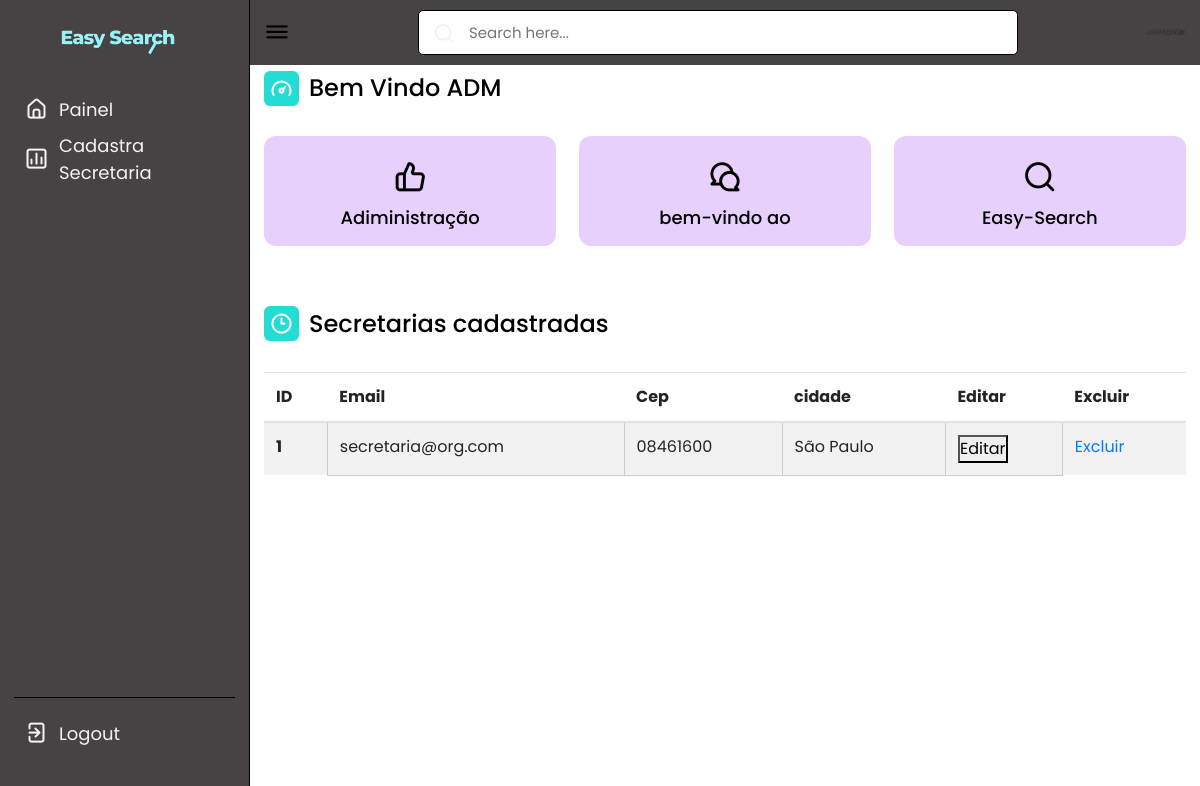
Page /adm/index.php (signed in) on the committed database.
### tables this page shows
CREATE TABLE `tbsecretaria` (
  `idSecretaria` int(11) NOT NULL,
  `senhaSecretaria` varchar(25) NOT NULL,
  `emailSecretaria` varchar(50) NOT NULL,
  `logradouroSecretaria` varchar(50) NOT NULL,
  `numLogSecretaria` varchar(25) NOT NULL,
  `cepSecretaria` char(8) NOT NULL,
  `bairroSecretaria` varchar(50) NOT NULL,
  `cidadeSecretaria` varchar(50) NOT NULL
);

### dao/SecretariaDao.php (called while the page is built, shortened)
<?php
    class SecretariaDao{
        public static function listarSecretaria(){
            $conexao = Conexao::conectar();
            $querySelect = "SELECT idSecretaria, senhaSecretaria, emailSecretaria, logradouroSecretaria, cepSecretaria, bairroSecretaria , cidadeSecretaria  FROM tbSecretaria";
            $resultado = $conexao->query($querySelect);
            $lista = $resultado->fetchAll();
            return $lista;
        }
    }
?>

### adm/index.php (the view, shortened to what this page needs)
<!DOCTYPE html>
<html lang="en">
<head>
    <link rel="stylesheet" href="./css/adm.css">
    <link rel="stylesheet" href="https://unicons.iconscout.com/release/v4.0.0/css/line.css">
    <link rel="stylesheet" href="https://maxcdn.bootstrapcdn.com/bootstrap/4.5.2/css/bootstrap.min.css">
</head>
<body>
    <nav>
        <div class="logo-name">
            <div class="logo-image">
                <img src="./Images/ease.png" alt="">
            </div>
        </div>
        <div class="menu-items">
            <ul class="nav-links">
                <li><a href="#">
                    <i class="uil uil-estate"></i>
                    <span class="link-name">Painel</span>
                </a></li>
                <li><a href="../cadastros/secretaria.php">
                    <i class="uil uil-chart"></i>
                    <span class="link-name">Cadastra Secretaria</span>
                </a></li>
            </ul>
            <ul class="logout-mode">
                <li><a href="../model/logout-adm.php">
                    <i class="uil uil-signout"></i>
                    <span class="link-name">Logout</span>
                </a></li>
            </ul>
        </div>
    </nav>
    <section class="dashboard">
        <div class="top">
            <i class="uil uil-bars sidebar-toggle"></i>
            <div class="search-box">
                <i class="uil uil-search"></i>
                <input type="text" placeholder="Search here...">
            </div>
            <img src="./Images/Logo da Empresa2.png" alt="">
        </div>
        <div class="dash-content">
            <div class="overview">
                <div class="title">
                    <i class="uil uil-tachometer-fast-alt"></i>
                    <span class="text">Bem Vindo ADM</span>
                </div>
                <div class="boxes">
                    <div class="box box3">
                    <i class="uil uil-thumbs-up"></i>
                        <span class="text">Adiministração</span>
                    </div>
                    <div class="box box3">
                    <i class="uil uil-comments"></i>
                        <span class="text">bem-vindo ao</span>
                    </div>
                    <div class="box box3">
                    <i class="uil uil-search"></i>
                        <span class="text">Easy-Search</span>
                    </div>
                </div>
            </div>
            <div class="activity">
                <div class="title">
                    <i class="uil uil-clock-three"></i>
                    <span class="text">Secretarias cadastradas</span>
                    <?php
                     require_once '../dao/SecretariaDao.php';
                    try {
                        $listasecretaria = SecretariaDao::listarSecretaria();
                    } catch(Exception $e) {
                        echo '<pre>';
                            print_r($e);
                        echo '</pre>';
                        echo $e->getMessage();
                    }
                ?>
                </div>
                <table class="table table-striped">
                    <thead>
                        <tr>
                            <th scope="col">ID</th>
                            <th scope="col">Email</th>
                            <th scope="col">Cep</th>
                            <th scope="col">cidade</th>
                            <th scope="col">Editar</th>
                            <th scope="col">Excluir</th>
                        </tr>
                    </thead>
                    <tbody>
                        <?php foreach($listasecretaria as $secretaria){ ?>
                        <tr>
                        <th scope="row"><?php echo $secretaria['idSecretaria']; ?></th>
                        <td  class="table-cell"><?php echo $secretaria['emailSecretaria']; ?></td>
                        <td  class="table-cell"><?php echo $secretaria['cepSecretaria']; ?></td>
                        <td  class="table-cell"><?php echo $secretaria['cidadeSecretaria']; ?></td>
                        <td class="table-cell">
                        <button class="edit-button" data-toggle="modal" data-target="#modalEditar" data-id="<?php echo $secretaria['idSecretaria']; ?>" data-email="<?php echo $secretaria['emailSecretaria']; ?>" data-cep="<?php echo $secretaria['cepSecretaria']; ?>" data-cidade="<?php echo $secretaria['cidadeSecretaria']; ?>">Editar</button>
                        </td>
                        <td class="excluir-buttom"><a href="#" onclick="confirmarExclusao()">Excluir</a></td>
                        </tr>
                        <?php } ?>
                    </tbody>
                </table>
            </div>
        </div>
    </section>
</body>
</html>

### adm/css/adm.css (style rules this page uses)
* { margin: 0; padding: 0; box-sizing: border-box; font-family: 'Poppins', sans-serif; }
:root { --primary-color: #23ddd4; --panel-color: #FFF; --text-color: #000; --black-light-color: #f3f3f3; --border-color: #000000; --toggle-color: #DDD; --box1-color: #4DA3FF; --box2-color: #FFE6AC; --box3-color: #E7D1FC; --title-icon-color: #fff; --tran-05: all 0.5s ease; --tran-03: all 0.3s ease; --tran-03: all 0.2s ease; }
body { min-height: 100vh; background-color: var(--primary-color); }
.table-cell { padding: 10px; border: 1px solid #ccc; }
nav { position: fixed; top: 0; left: 0; height: 100%; width: 250px; padding: 10px 14px; background-color: #474244; border-right: 1px solid var(--border-color); transition: var(--tran-05); }
nav .logo-name { display: flex; align-items: center; }
nav .logo-image { display: flex; justify-content: center; min-width: 45px; margin-bottom: -30%; margin-top: -20%; }
nav .logo-image img { width: 70%; height: 100%; object-fit: cover; }
nav .menu-items { margin-top: 40px; height: calc(100% - 90px); display: flex; flex-direction: column; justify-content: space-between; }
.menu-items li { list-style: none; }
.menu-items li a { display: flex; align-items: center; height: 50px; text-decoration: none; position: relative; }
.menu-items li a i { font-size: 24px; min-width: 45px; height: 100%; display: flex; align-items: center; justify-content: center; color: var(--black-light-color); }
.menu-items li a .link-name { font-size: 18px; font-weight: 400; color: var(--black-light-color); transition: var(--tran-05); }
.menu-items .logout-mode { padding-top: 10px; border-top: 1px solid var(--border-color); }
.dashboard { position: relative; left: 250px; background-color: var(--panel-color); min-height: 100vh; width: calc(100% - 250px); padding: 10px 14px; transition: var(--tran-05); }
.dashboard .top { position: fixed; top: 0; left: 250px; display: flex; width: calc(100% - 250px); justify-content: space-between; align-items: center; padding: 10px 14px; background-color:#474244; transition: var(--tran-05); z-index: 10; }
.dashboard .top .sidebar-toggle { font-size: 26px; color: var(--text-color); cursor: pointer; }
.dashboard .top .search-box { position: relative; height: 45px; max-width: 600px; width: 100%; margin: 0 30px; }
.top .search-box input { position: absolute; border: 1px solid var(--border-color); background-color: var(--panel-color); padding: 0 25px 0 50px; border-radius: 5px; height: 100%; width: 100%; color: var(--text-color); font-size: 15px; font-weight: 400; outline: none; }
.top .search-box i { position: absolute; left: 15px; font-size: 22px; z-index: 10; top: 50%; transform: translateY(-50%); color: var(--black-light-color); }
.top img { width: 40px; border-radius: 50%; }
.dashboard .dash-content { padding-bottom: 79px; }
.dash-content .title { display: flex; align-items: center; margin: 60px 0 30px 0; }
.dash-content .title i { position: relative; height: 35px; width: 35px; background-color: var(--primary-color); border-radius: 6px; color: var(--title-icon-color); display: flex; align-items: center; justify-content: center; font-size: 24px; }
.dash-content .title .text { font-size: 24px; font-weight: 500; color: var(--text-color); margin-left: 10px; }
.dash-content .boxes { display: flex; align-items: center; justify-content: space-between; flex-wrap: wrap; }
.dash-content .boxes .box { display: flex; flex-direction: column; align-items: center; border-radius: 12px; width: calc(100% / 3 - 15px); padding: 15px 20px; background-color: var(--box1-color); transition: var(--tran-05); }
.boxes .box i { font-size: 35px; color: var(--text-color); }
.boxes .box .text { white-space: nowrap; font-size: 18px; font-weight: 500; color: var(--text-color); }
.boxes .box.box3 { background-color: var(--box3-color); }

### rows in the picture
tbsecretaria: idSecretaria "1", emailSecretaria "secretaria@org.com", cepSecretaria "08461600", cidadeSecretaria "São Paulo"
